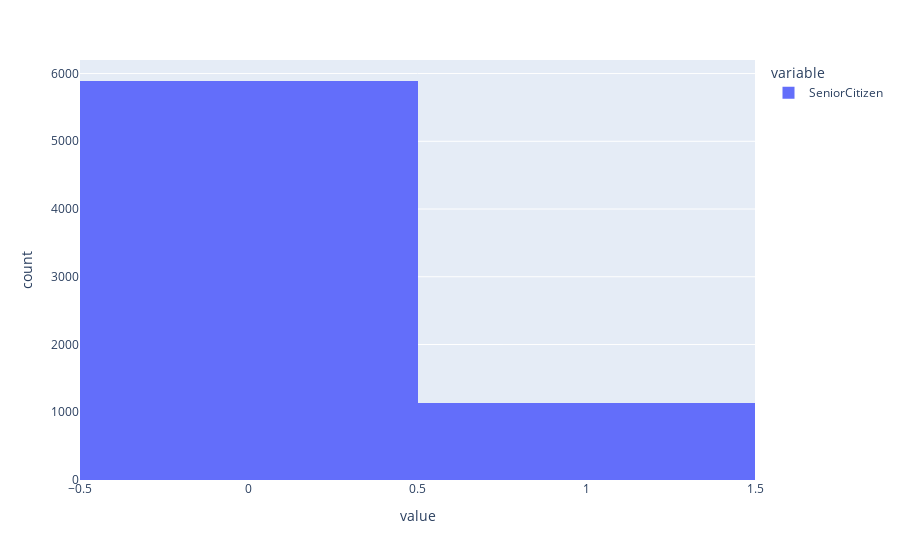

The notebook cell this image was saved under:
### Markdown cell above
####  Seniorcitizen column

### Code cell
px.histogram(dftele["SeniorCitizen"])

### Figure 1 — Plotly figure (JSON) as saved in the notebook; plotly's stock layout.template omitted (floating-point values rounded to 4 significant figures; data arrays with more than 128 entries replaced by an {"elided": "..."} marker saying what was removed)
{"data": [{"alignmentgroup": "True", "bingroup": "x", "hovertemplate": "variable=SeniorCitizen<br>value=%{x}<br>count=%{y}<extra></extra>", "legendgroup": "SeniorCitizen", "marker": {"color": "#636efa", "pattern": {"shape": ""}}, "name": "SeniorCitizen", "offsetgroup": "SeniorCitizen", "orientation": "v", "showlegend": true, "type": "histogram", "x": {"elided": "7032 int values"}, "xaxis": "x", "yaxis": "y"}], "layout": {"barmode": "relative", "legend": {"title": {"text": "variable"}, "tracegroupgap": 0}, "margin": {"t": 60}, "xaxis": {"anchor": "y", "domain": [0, 1], "title": {"text": "value"}}, "yaxis": {"anchor": "x", "domain": [0, 1], "title": {"text": "count"}}}}
